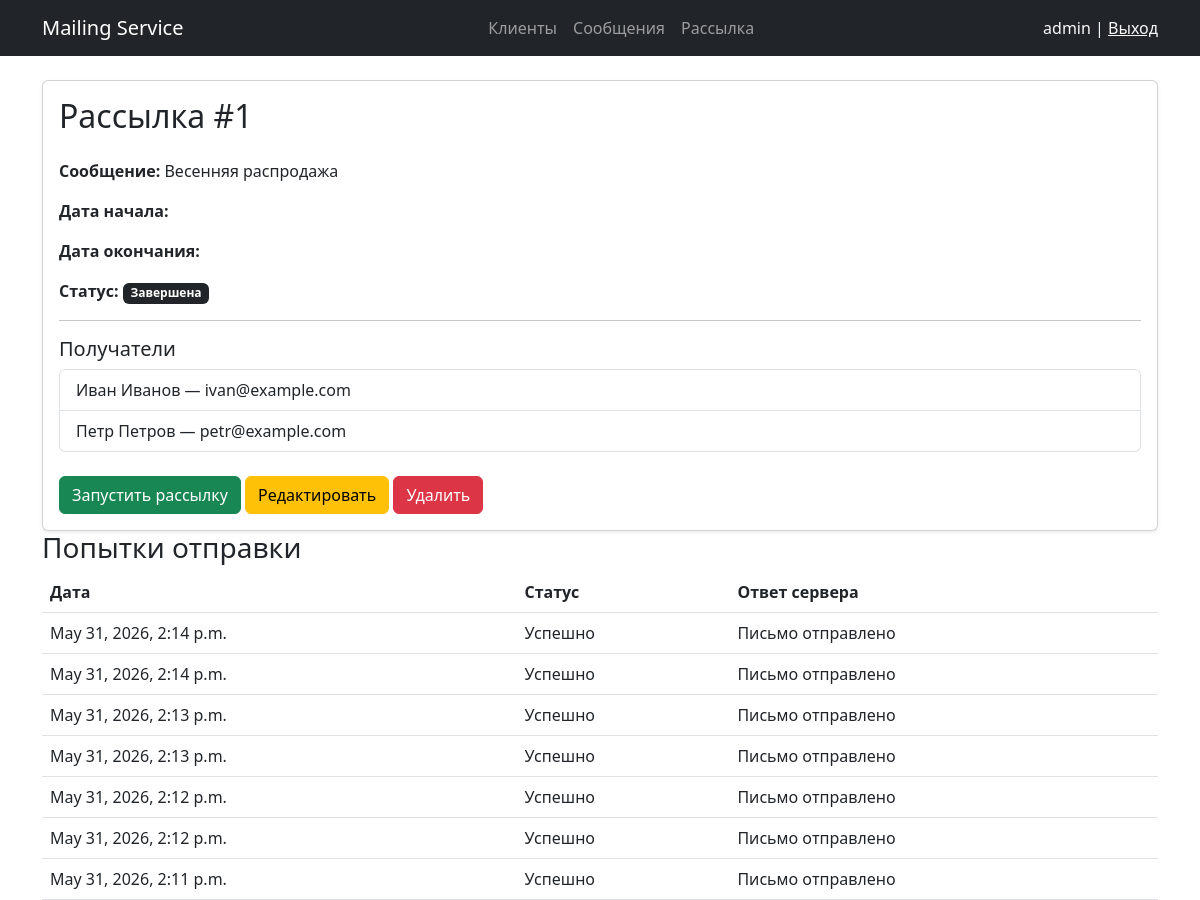
The page /mailing/1/ (signed in, upper part) on the database as committed earlier.
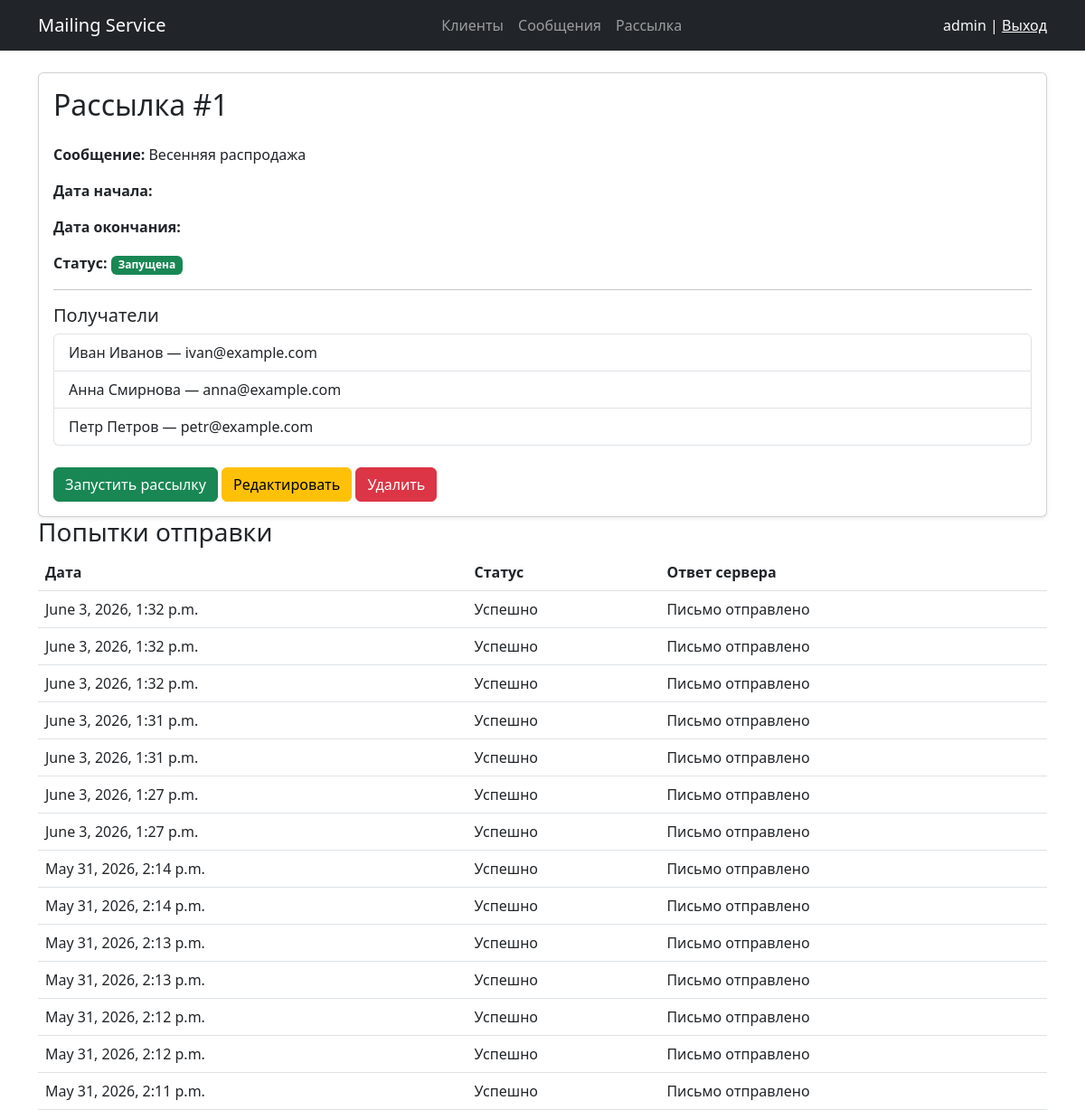
The same page on the database as committed later.
### mailing/models.py (models this page shows, shortened)
class Mailing(models.Model):
    start_time = models.DateTimeField()
    end_time = models.DateTimeField()
    CREATED = 'Created'
    RUNNING = 'Running'
    COMPLETED = 'Completed'
    status_list = [
        (COMPLETED, 'Завершена'),
        (CREATED, 'Создана'),
        (RUNNING, 'Запущена')
    ]
    status = models.CharField(
        max_length=20,
        choices = status_list,
        verbose_name= 'Статус'
    )
    message = models.ForeignKey(Message, on_delete=models.CASCADE)
    recipients = models.ManyToManyField(Recipient)
    def update_status(self):
        time_now = timezone.now()
        if time_now < self.start_time:
            new_status = self.CREATED
        elif self.start_time <= time_now <= self.end_time:
            new_status = self.RUNNING
        else:
            new_status = self.COMPLETED
        if self.status != new_status:
            self.status = new_status
            self.save(update_fields=['status'])

class Message(models.Model):
    subject=models.CharField(max_length=255)
    body = models.TextField()

class Recipient(models.Model):
    email = models.EmailField(unique=True)
    full_name = models.CharField(max_length=255)
    comment = models.TextField(blank=True)

class MailingAttempt(models.Model):
    SUCCESS = 'Success'
    FAILED = 'Failed'
    STATUS_CHOICES = [
        (SUCCESS, 'Успешно'),
        (FAILED, 'Не успешно'),
    ]
    mailing = models.ForeignKey(
        Mailing,
        on_delete=models.CASCADE,
        related_name='attempts'
    )
    attempt_time = models.DateTimeField(auto_now_add=True)
    status = models.CharField(
        max_length=20,
        choices=STATUS_CHOICES
    )
    server_response = models.TextField(
        blank=True,
        null=True
    )
    recipient = models.ForeignKey(
        Recipient,
        on_delete=models.CASCADE,
        null=True,
        blank=True
    )
    class Meta:
        ordering = ['-attempt_time']

### mailing/views.py (the view)
# urls.py: path("mailing/<int:pk>/", MailingDetailView.as_view(), name="mailing_detail"),
class MailingDetailView(BaseDetailView):
    model = Mailing
    context_object_name = 'mailing'
    def get_object(self, queryset=None):
        obj = super().get_object(queryset)
        obj.update_status()
        return obj

### mailing/templates/mailing/mailing_detail.html (shortened to what this page needs)
{% extends 'mailing/base.html' %}
{% block content %}
<div class="card shadow-sm">
    <div class="card-body">
        <h2 class="card-title mb-4">
            Рассылка #{{ object.id }}
        </h2>
        <p>
            <strong>Сообщение:</strong>
            {{ object.message.subject }}
        </p>
        <p>
            <strong>Дата начала:</strong>
        </p>
        <p>
            <strong>Дата окончания:</strong>
        </p>
        <p>
            <strong>Статус:</strong>
            {% if object.status == 'Created' %}
                <span class="badge bg-secondary">
                    Создана
                </span>
            {% elif object.status == 'Running' %}
                <span class="badge bg-success">
                    Запущена
                </span>
            {% elif object.status == 'Completed' %}
                <span class="badge bg-dark">
                    Завершена
                </span>
            {% endif %}
        </p>
        <hr>
        <h5>
            Получатели
        </h5>
        <ul class="list-group mb-4">
            {% for recipient in object.recipients.all %}
                <li class="list-group-item">
                    {{ recipient.full_name }} — {{ recipient.email }}
                </li>
            {% empty %}
                <li class="list-group-item">
                    Получателей нет
                </li>
            {% endfor %}
        </ul>
        <a href="{% url 'mailing:send_mailing' mailing.pk %}"
           class="btn btn-success">
            Запустить рассылку
        </a>
        <a href="{% url 'mailing:mailing_update'  mailing.pk %}" class="btn btn-warning">
            Редактировать
        </a>
        <a href="{% url 'mailing:mailing_delete'  mailing.pk %}" class="btn btn-danger">
            Удалить
        </a>
    </div>
</div>
<h3>Попытки отправки</h3>
<table class="table">
    <thead>
        <tr>
            <th>Дата</th>
            <th>Статус</th>
            <th>Ответ сервера</th>
        </tr>
    </thead>
    <tbody>
    {% for attempt in mailing.attempts.all %}
        <tr>
            <td>{{ attempt.attempt_time }}</td>
            <td>{{ attempt.get_status_display }}</td>
            <td>{{ attempt.server_response }}</td>
        </tr>
    {% empty %}
        <tr>
            <td colspan="3">
                Попыток ещё не было
            </td>
        </tr>
    {% endfor %}
    </tbody>
</table>
{% endblock %}

### mailing/templates/mailing/base.html (shortened to what this page needs)
<!DOCTYPE html>
<html lang="ru">
<head>
    <link href="https://cdn.jsdelivr.net/npm/bootstrap@5.3.0/dist/css/bootstrap.min.css" rel="stylesheet">
</head>
<body>
    <nav class="navbar navbar-expand-lg navbar-dark bg-dark">
        <div class="container">
            <a class="navbar-brand" href="/">Mailing Service</a>
            <div>
                <ul class="navbar-nav me-auto mb-2 mb-lg-0">
                    <li class="nav-item">
                        <a class="nav-link" href="/recipient/">Клиенты</a>
                    </li>
                    <li class="nav-item">
                        <a class="nav-link" href="/message/">Сообщения</a>
                    </li>
                    <li class="nav-item">
                        <a class="nav-link" href="/mailing/">Рассылка</a>
                    </li>
                </ul>
            </div>
            <div class="text-light">
                {% if user.is_authenticated %}
                    {{ user.username }} | <a href="/logout/" class="text-light">Выход</a>
                {% else %}
                    <a href="/login/" class="text-light">Вход</a>
                {% endif %}
            </div>
        </div>
    </nav>
    <div class="container mt-4">
        {% block content %}{% endblock %}
    </div>
</body>
</html>

Rows that differ between the two databases and show on the page:
now on this page (row unchanged): Recipient: full_name "Анна Смирнова", email "anna@example.com"
added MailingAttempt: attempt_time "June 3, 2026, 1:32 p.m.", status "Успешно", server_response "Письмо отправлено"
added MailingAttempt: attempt_time "June 3, 2026, 1:32 p.m.", status "Успешно", server_response "Письмо отправлено"
added MailingAttempt: attempt_time "June 3, 2026, 1:32 p.m.", status "Успешно", server_response "Письмо отправлено"
added MailingAttempt: attempt_time "June 3, 2026, 1:31 p.m.", status "Успешно", server_response "Письмо отправлено"
added MailingAttempt: attempt_time "June 3, 2026, 1:31 p.m.", status "Успешно", server_response "Письмо отправлено"
added MailingAttempt: attempt_time "June 3, 2026, 1:27 p.m.", status "Успешно", server_response "Письмо отправлено"
added MailingAttempt: attempt_time "June 3, 2026, 1:27 p.m.", status "Успешно", server_response "Письмо отправлено"
Other text that changed with them:
text no longer shown: "Завершена"
text now shown: "Запущена"
